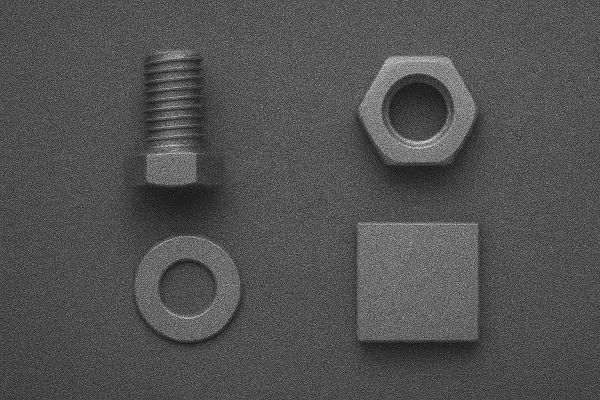
#> input picture InterfacageNumerique/TP/bloc_VI_2026/codes/correction/_data/noise_vi_small.png, 600 x 400 px
$ python 21_detection_couleur.py
#> lines starting #> are read from the running program, lines starting #| are printed output that depends on the picture; after the words box and inside, x2 and y2 are one past the last pixel; in counts of white or black regions, pixels touching at a corner belong together
import cv2
import numpy as np
from matplotlib import pyplot as plt

# Parameters
MIN_AREA = 1000             # Minimal area of an object
APPROX_FACTOR = 0.02        # Tolérance pour approxPolyDP
GAUSS_SIZE = (7, 7)         # Taille du flou gaussien
GAUSS_SIGMA = 1.9

img_color = cv2.imread('./_data/noise_vi_small.png')
#> img_color is the input picture: shape (400, 600, 3); mean B, G, R 81.4, 81.7, 81.6
img_color = cv2.imread('./_data/forms_vi.png')
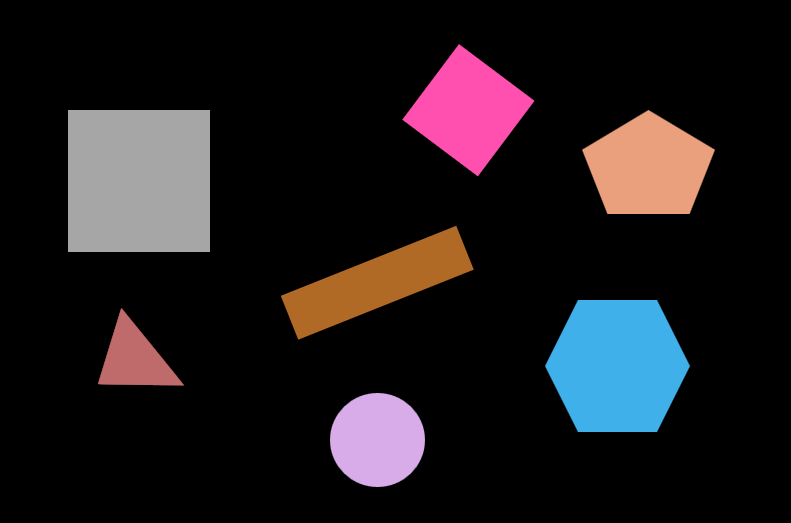
#> input picture InterfacageNumerique/TP/bloc_VI_2026/codes/correction/_data/forms_vi.png, 791 x 523 px
#> img_color is the input picture: shape (523, 791, 3); mean B, G, R 28.7, 25.8, 30.3
img_color = cv2.imread('./_data/formes_blanc_30ms.png')
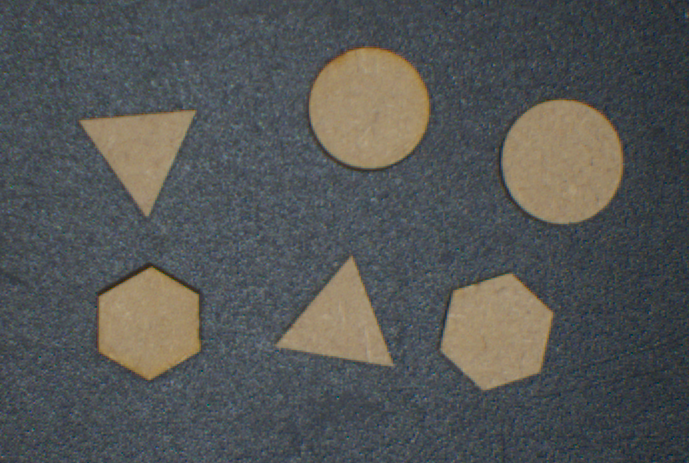
#> input picture InterfacageNumerique/TP/bloc_VI_2026/codes/correction/_data/formes_blanc_30ms.png, 689 x 463 px
#> img_color is the input picture: shape (463, 689, 3); mean B, G, R 85.6, 86.3, 84.1

img_gray  = cv2.cvtColor(img_color, cv2.COLOR_BGR2GRAY)
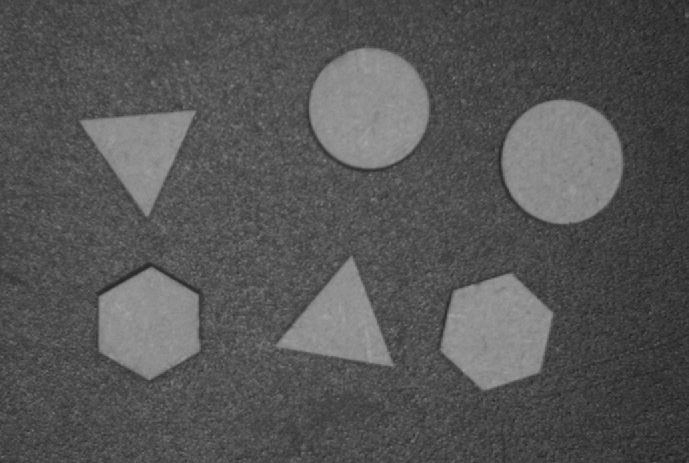
#> img_gray: shape (463, 689); min 30, max 164, mean 85.6
img_hsv = cv2.cvtColor(img_color, cv2.COLOR_BGR2HSV)
#> img_hsv: shape (463, 689, 3); mean H, S, V 84.6, 53.7, 96

# Prétraitement : flou + Otsu
img_blur = cv2.GaussianBlur(img_gray, GAUSS_SIZE, GAUSS_SIGMA)
#img_blur = img_gray
_, img_thresh = cv2.threshold(
    img_blur, 0, 255, cv2.THRESH_BINARY + cv2.THRESH_OTSU
)
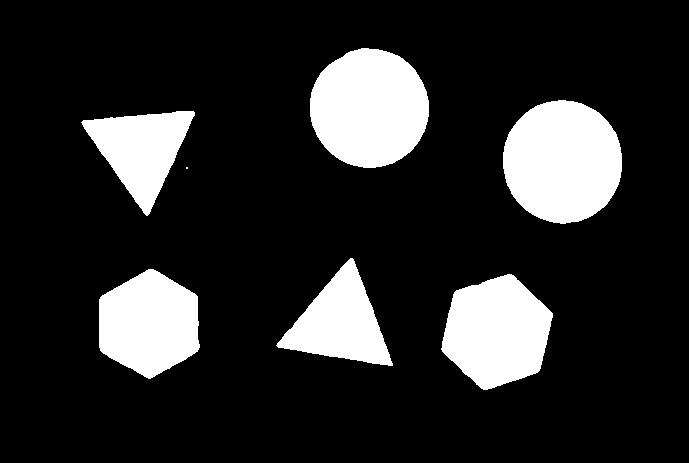
#> img_thresh: shape (463, 689); 16.5% white; 7 white regions (1 under 20 px), largest, box (x1, y1, x2, y2) and area: (503, 100, 622, 224) 11585, (310, 48, 429, 168) 11145, (441, 274, 553, 390) 9233, (99, 269, 200, 379) 8275, (276, 258, 393, 366) 6284, (81, 111, 195, 216) 6114

edged = cv2.Canny(img_thresh, 30, 200)
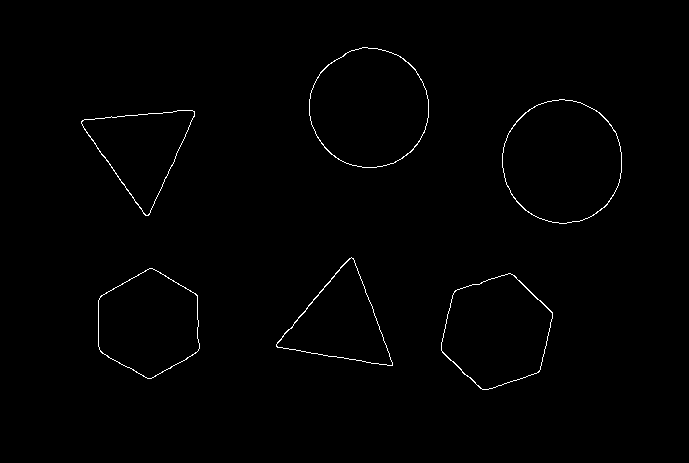
#> edged: shape (463, 689); 0.7% white in thin lines or dots, all inside (x1, y1, x2, y2) = (81, 47, 622, 390)

# Image de sortie (couleur)
img_out = cv2.cvtColor(img_gray, cv2.COLOR_GRAY2BGR)

# =========================
#   DÉTECTION DES CONTOURS
# =========================
contours, _ = cv2.findContours(edged, cv2.RETR_EXTERNAL, cv2.CHAIN_APPROX_SIMPLE)
#> contours = 6 contours; box (x1, y1, x2, y2) and area: (502, 99, 622, 224) 11611, (309, 47, 429, 168) 11168, (441, 273, 553, 390) 9264, (98, 268, 200, 379) 8292, (276, 257, 393, 366) 6259, (81, 110, 195, 216) 6169

# Tri : plus gros → plus petit (évite certaines erreurs)
contours = sorted(contours, key=cv2.contourArea, reverse=True)

# =========================
#   DÉTECTION DES COULEURS
# =========================
def detect_color(cnt, img_hsv):
    mask = np.zeros(img_hsv.shape[:2], dtype=np.uint8)
    cv2.drawContours(mask, [cnt], -1, 255, -1)
    h, s, v, _ = cv2.mean(img_hsv, mask=mask)

    if s < 30 or v < 30:
        return "Noir/Blanc"
    elif h < 10 or h > 160:
        return "Rouge"
    elif 35 < h < 85:
        return "Vert"
    elif 90 < h < 130:
        return "Bleu"
    else:
        return "Autre"

# =========================
# FONCTION IDENTIFICATION
# =========================
def detect_shape(cnt):
    area = cv2.contourArea(cnt)
    if area < MIN_AREA:
        return None, None

    peri = cv2.arcLength(cnt, True)
    approx = cv2.approxPolyDP(cnt, APPROX_FACTOR * peri, True)
    n = len(approx)

    if n == 3:
        shape = "Triangle"
    elif n == 4:
        rect = cv2.minAreaRect(cnt)
        w, h = rect[1]
        if h == 0 or w == 0:
            shape = "Inconnu"
        else:
            ratio = max(w, h) / min(w, h)
            shape = "Carre" if 0.90 < ratio < 1.10 else "Rectangle"
    elif n == 5:
        shape = "Pentagone"
    else:
        shape = f"{n}-gon"

    return shape, approx


centers = []

# =========================
#  TRAITEMENT DES POLYGONES
# =========================
for cnt in contours:
    shape, approx = detect_shape(cnt)
    if shape is None:
        continue

    cv2.drawContours(img_out, [approx], -1, (255, 0, 0), 2)

    color = detect_color(cnt, img_hsv)

    # Centre du contour
    M = cv2.moments(cnt)
    if M["m00"] != 0:
        cX = int(M["m10"] / M["m00"])
        cY = int(M["m01"] / M["m00"])
        centers.append((cX, cY))
        #cv2.putText(img_out, shape, (cX - 30, cY), cv2.FONT_HERSHEY_SIMPLEX, 0.6, (0, 0, 255), 2)
        label = f"{color}"
        cv2.putText(img_out, label, (cX - 40, cY), cv2.FONT_HERSHEY_SIMPLEX, 0.6, (0, 0, 255), 2)
#> this loop made 6 passes
#> (area in detect_shape, peri in detect_shape, approx, n in detect_shape, shape, s in detect_color, v in detect_color) on passes 5 to 6: (6259, 370.7, [[353, 258], [277, 347], [392, 365]], 3, 'Triangle', 74.83, 157), (6169, 365.4, [[192, 110], [81, 121], [145, 215]], 3, 'Triangle', 77.11, 154.5)
#> (area in detect_shape, peri in detect_shape, n in detect_shape, shape, s in detect_color, v in detect_color, cX) on passes 1 to 4: (11611, 404, 8, '8-gon', 81.94, 153.2, 561), (11168.5, 396.6, 8, '8-gon', 87.2, 159.6, 368), (9264.5, 373.7, 6, '6-gon', 78.45, 157.5, 496), (8291.5, 354.3, 6, '6-gon', 90.71, 159.1, 148)
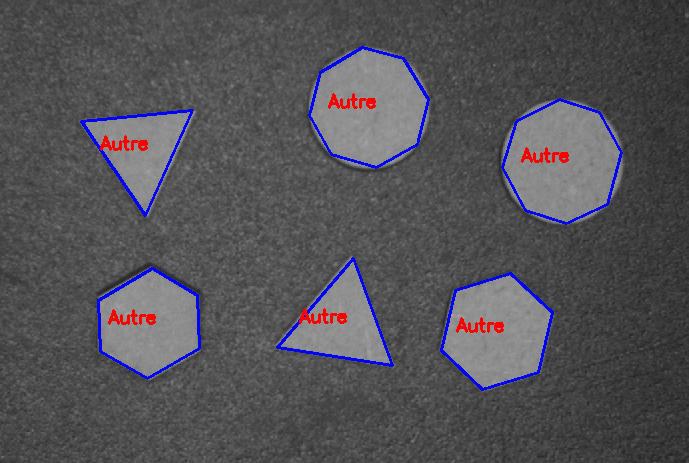
#> img_out: shape (463, 689, 3); mean B, G, R 87.1, 82.3, 83.9
#> after the loop, centers = [(561, 161), (368, 107), (496, 331), (148, 323), (339, 322), (140, 149)]

# =========================
#   DÉTECTION DES CERCLES
# =========================
circles = cv2.HoughCircles(
    img_blur,
    cv2.HOUGH_GRADIENT,
    dp=1.2,
    minDist=30,
    param1=50,
    param2=30,
    minRadius=50,
    maxRadius=100
)
#> circles = [[563.4, 161.4, 61.28], [367.8, 111, 61.88]]

if circles is not None:
    circles = np.round(circles[0, :]).astype("int")
#> circles = [[563, 161, 61], [368, 111, 62]]
    for (x, y, r) in circles:
        cv2.circle(img_out, (x, y), r, (0, 255, 0), 3)
#> this loop made 2 passes
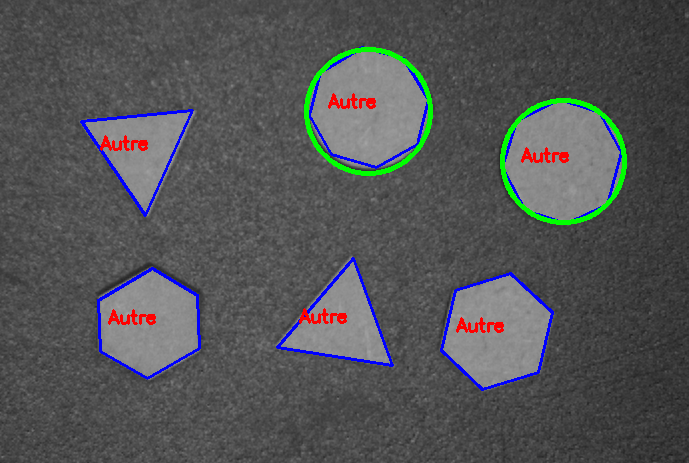
#> img_out: shape (463, 689, 3); 1.21% of pixels changed, all inside (x1, y1, x2, y2) = (304, 47, 627, 225)
        #cv2.putText(img_out, "Cercle", (x - 20, y), cv2.FONT_HERSHEY_SIMPLEX, 0.5, (0, 255, 0), 2)


def aligned(p1, p2, p3, eps=10):
    x1, y1 = p1
    x2, y2 = p2
    x3, y3 = p3
    return abs((x2-x1)*(y3-y1) - (y2-y1)*(x3-x1)) < eps

test = aligned(centers[0], centers[1], centers[2])
#> test = False
print(f'Aligné ? {test}')
#| Aligné ? False

# =========================
#   AFFICHAGE
# =========================
plt.figure()
plt.imshow(img_gray, cmap='gray')
plt.title("Image Initiale")

plt.figure()
plt.imshow(img_thresh, cmap='gray')
plt.title("Seuil Otsu")

plt.figure()
plt.imshow(edged, cmap='gray')
plt.title("Canny Edges")

plt.figure()
plt.imshow(img_out)
plt.title("Formes détectées (polygones + cercles)")

plt.show()
